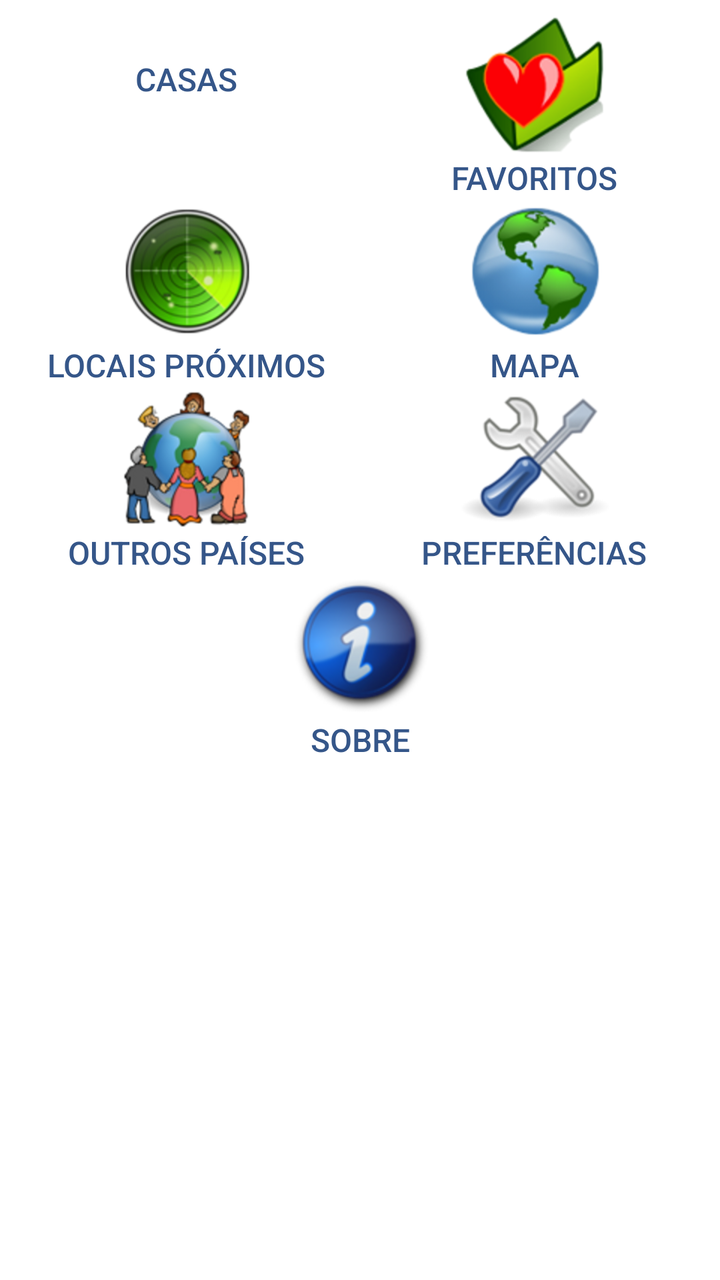
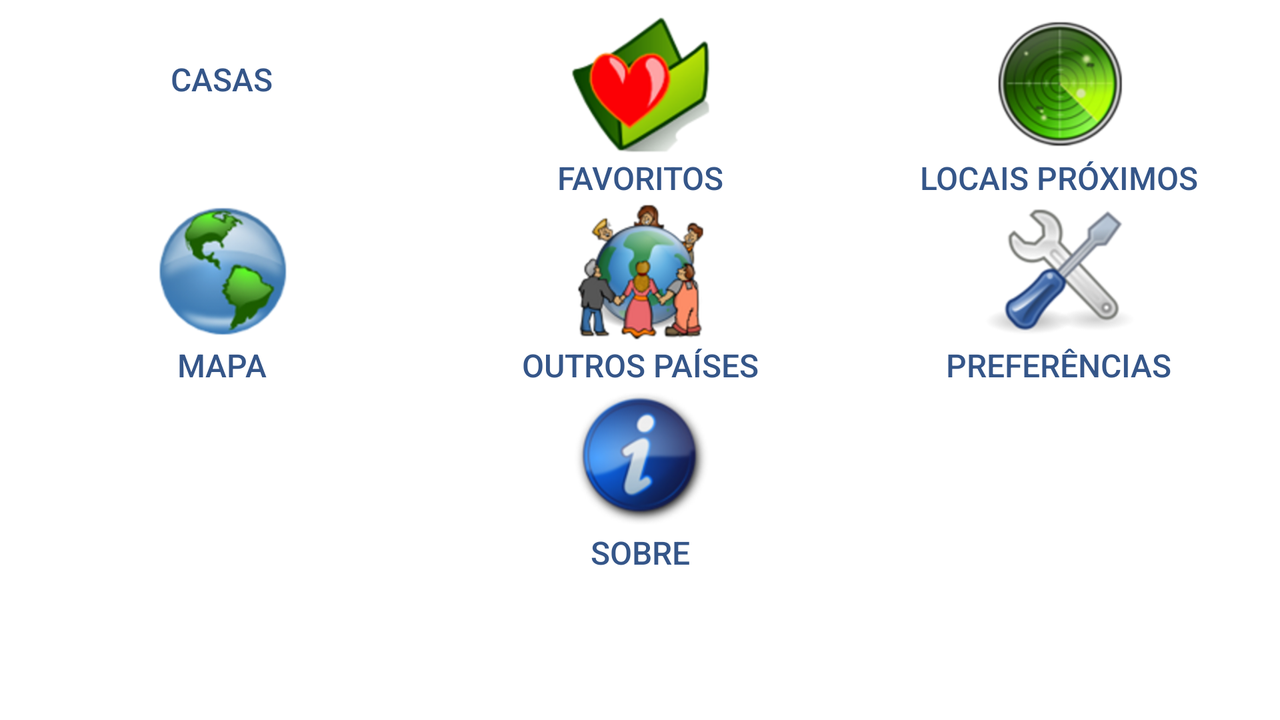

The same Android screen from two of the app's own layout files: first res/layout/ as a phone draws it, then the repository's variant for another configuration, drawn on a device whose configuration selects that folder. Both files follow.
<!-- AndroidManifest.xml: application theme Theme.AppCompat.Light -->
<!-- res/layout/fragment_home.xml -->
<?xml version="1.0" encoding="UTF-8"?>
<RelativeLayout xmlns:android="http://schemas.android.com/apk/res/android"
    android:id="@+id/db1_root"
    android:layout_width="fill_parent"
    android:layout_height="fill_parent"
    android:background="#ffffffff"
    android:orientation="vertical" >

    <LinearLayout
        android:id="@+id/adMob"
        android:layout_width="fill_parent"
        android:layout_height="wrap_content"
        android:layout_alignParentBottom="true"
        android:gravity="center_horizontal"
        android:orientation="vertical" 
        android:background="@color/adbackground"/>

    <ScrollView
        android:layout_width="fill_parent"
        android:layout_height="wrap_content"
        android:layout_above="@id/adMob"
        android:layout_alignParentTop="true" >

        <LinearLayout
            android:layout_width="fill_parent"
            android:layout_height="wrap_content"
            android:layout_weight="1"
            android:orientation="vertical"
            android:padding="6dip" >

            <LinearLayout
                android:layout_width="fill_parent"
                android:layout_height="wrap_content"
                android:layout_weight="1"
                android:orientation="horizontal" >

                <Button
                    android:id="@+id/home_btn_lista_item"
                    style="@style/HomeButton"
                    android:drawableTop="@drawable/home_button1"
                    android:onClick="onClickFeature"
                    android:text="@string/title_lista_item" />

                <Button
                    android:id="@+id/home_btn_favoritos"
                    style="@style/HomeButton"
                    android:drawableTop="@drawable/home_button2"
                    android:onClick="onClickFeature"
                    android:text="@string/title_itens_favoritos" />
            </LinearLayout>

            <LinearLayout
                android:layout_width="fill_parent"
                android:layout_height="wrap_content"
                android:layout_weight="1"
                android:orientation="horizontal" >

                <Button
                    android:id="@+id/home_btn_items_proximos"
                    style="@style/HomeButton"
                    android:drawableTop="@drawable/home_button3"
                    android:onClick="onClickFeature"
                    android:text="@string/title_itens_proximos" />

                <Button
                    android:id="@+id/home_btn_mapa_proximos"
                    style="@style/HomeButton"
                    android:drawableTop="@drawable/home_button4"
                    android:onClick="onClickFeature"
                    android:text="@string/title_mapa_proximos" />
            </LinearLayout>

            <LinearLayout
                android:layout_width="fill_parent"
                android:layout_height="wrap_content"
                android:layout_weight="1"
                android:orientation="horizontal" >

                <Button
                    android:id="@+id/home_btn_country"
                    style="@style/HomeButton"
                    android:drawableTop="@drawable/home_button7"
                    android:onClick="onClickFeature"
                    android:text="@string/title_country" />

                <Button
                    android:id="@+id/home_btn_preferences"
                    style="@style/HomeButton"
                    android:drawableTop="@drawable/home_button5"
                    android:onClick="onClickFeature"
                    android:text="@string/title_preferences" />
            </LinearLayout>

            <LinearLayout
                android:layout_width="fill_parent"
                android:layout_height="wrap_content"
                android:layout_weight="1"
                android:orientation="horizontal" >

                <Button
                    android:id="@+id/home_btn_about"
                    style="@style/HomeButton"
                    android:drawableTop="@drawable/home_button6"
                    android:onClick="onClickFeature"
                    android:text="@string/title_about" />
                
            </LinearLayout>
        </LinearLayout>
    </ScrollView>

</RelativeLayout>
<!-- resources referenced by this layout -->
<resources>
  <color name="adbackground">#BDBBBB</color>
  <!-- drawable home_button2 (drawable) -->
  <?xml version="1.0" encoding="utf-8"?>
  <selector xmlns:android="http://schemas.android.com/apk/res/android">
      <item android:state_focused="true" android:state_pressed="true" android:drawable="@drawable/stack_pressed"/>
      <item android:state_focused="false" android:state_pressed="true" android:drawable="@drawable/stack_pressed"/>
      <item android:state_focused="true" android:drawable="@drawable/stack_selected"/>
      <item android:state_focused="false" android:state_pressed="false" android:drawable="@drawable/stack_default"/>
  </selector>
  <!-- drawable home_button3 (drawable) -->
  <?xml version="1.0" encoding="utf-8"?>
  <selector xmlns:android="http://schemas.android.com/apk/res/android">
      <item android:state_focused="true" android:state_pressed="true" android:drawable="@drawable/venn_2_pressed"/>
      <item android:state_focused="false" android:state_pressed="true" android:drawable="@drawable/venn_2_pressed"/>
      <item android:state_focused="true" android:drawable="@drawable/venn_2_selected"/>
      <item android:state_focused="false" android:state_pressed="false" android:drawable="@drawable/venn_2_default"/>
  </selector>
  <!-- drawable home_button4 (drawable) -->
  <?xml version="1.0" encoding="utf-8"?>
  <selector xmlns:android="http://schemas.android.com/apk/res/android">
      <item android:state_focused="true" android:state_pressed="true" android:drawable="@drawable/rel_map_pressed"/>
      <item android:state_focused="false" android:state_pressed="true" android:drawable="@drawable/rel_map_pressed"/>
      <item android:state_focused="true" android:drawable="@drawable/rel_map_selected"/>
      <item android:state_focused="false" android:state_pressed="false" android:drawable="@drawable/rel_map_default"/>
  </selector>
  <!-- drawable home_button5 (drawable) -->
  <?xml version="1.0" encoding="utf-8"?>
  <selector xmlns:android="http://schemas.android.com/apk/res/android">
      <item android:state_focused="true" android:state_pressed="true" android:drawable="@drawable/stars_pressed"/>
      <item android:state_focused="false" android:state_pressed="true" android:drawable="@drawable/stars_pressed"/>
      <item android:state_focused="true" android:drawable="@drawable/stars_selected"/>
      <item android:state_focused="false" android:state_pressed="false" android:drawable="@drawable/stars_default"/>
  </selector>
  <string name="title_about">Sobre</string>
  <string name="title_country">Outros Países</string>
  <string name="title_itens_favoritos">Favoritos</string>
  <string name="title_itens_proximos">Locais Próximos</string>
  <string name="title_lista_item">Casas</string>
  <string name="title_mapa_proximos">Mapa</string>
  <string name="title_preferences">Preferências</string>
  <style name="HomeButton">
          <item name="android:layout_gravity">center_vertical</item>
          <item name="android:layout_width">fill_parent</item>
          <item name="android:layout_height">wrap_content</item>
          <item name="android:layout_weight">1</item>
          <item name="android:gravity">center_horizontal</item>
          <item name="android:textSize">@dimen/text_size_medium</item>
          <item name="android:textStyle">normal</item>
          <item name="android:textColor">@color/foreground1</item>
          <item name="android:background">@null</item>
      </style>
  <dimen name="text_size_medium">16sp</dimen>
  <color name="foreground1">#ff355689</color>
</resources>
<!-- res/layout-land/fragment_home.xml (the repository's variant of the layout above) -->
<!-- drawn on the phone turned sideways -->
<?xml version="1.0" encoding="utf-8"?>
<RelativeLayout xmlns:android="http://schemas.android.com/apk/res/android"
    android:id="@+id/db1_root"
    android:orientation="vertical"
    android:layout_width="fill_parent"
    android:layout_height="fill_parent"
    android:background="#ffffffff" >

   <LinearLayout
      	android:orientation="vertical"
        android:id="@+id/adMob"
        android:layout_width="fill_parent"
        android:layout_height="wrap_content"
        android:gravity="center_horizontal"
        android:layout_alignParentBottom="true" />

    <ScrollView
        android:layout_width="fill_parent"
        android:layout_height="wrap_content" 
    	android:layout_above="@id/adMob"
    	android:layout_alignParentTop="true">

        <LinearLayout
            android:layout_width="fill_parent"
            android:layout_height="wrap_content"
            android:layout_weight="1"
            android:orientation="vertical"
            android:padding="6dip" >

            <LinearLayout
                android:layout_width="fill_parent"
                android:layout_height="wrap_content"
                android:layout_weight="1"
                android:orientation="horizontal" >

                <Button
                    android:id="@+id/home_btn_lista_item"
                    style="@style/HomeButton"
                    android:drawableTop="@drawable/home_button1"
                    android:onClick="onClickFeature"
                    android:text="@string/title_lista_item" />

                <Button
                    android:id="@+id/home_btn_favoritos"
                    style="@style/HomeButton"
                    android:drawableTop="@drawable/home_button2"
                    android:onClick="onClickFeature"
                    android:text="@string/title_itens_favoritos" />

                <Button
                    android:id="@+id/home_btn_items_proximos"
                    style="@style/HomeButton"
                    android:drawableTop="@drawable/home_button3"
                    android:onClick="onClickFeature"
                    android:text="@string/title_itens_proximos" />
            </LinearLayout>

            <LinearLayout
                android:layout_width="fill_parent"
                android:layout_height="wrap_content"
                android:layout_weight="1"
                android:orientation="horizontal" >

                <Button
                    android:id="@+id/home_btn_mapa_proximos"
                    style="@style/HomeButton"
                    android:drawableTop="@drawable/home_button4"
                    android:onClick="onClickFeature"
                    android:text="@string/title_mapa_proximos" />

                <Button
                    android:id="@+id/home_btn_country"
                    style="@style/HomeButton"
                    android:drawableTop="@drawable/home_button7"
                    android:onClick="onClickFeature"
                    android:text="@string/title_country" />

                <Button
                    android:id="@+id/home_btn_preferences"
                    style="@style/HomeButton"
                    android:drawableTop="@drawable/home_button5"
                    android:onClick="onClickFeature"
                    android:text="@string/title_preferences" />
            </LinearLayout>

            <LinearLayout
                android:layout_width="fill_parent"
                android:layout_height="wrap_content"
                android:layout_weight="1"
                android:orientation="horizontal" >

                <Button
                    android:id="@+id/home_btn_about"
                    style="@style/HomeButton"
                    android:drawableTop="@drawable/home_button6"
                    android:onClick="onClickFeature"
                    android:text="@string/title_about" />
            </LinearLayout>
        </LinearLayout>
    </ScrollView>

</RelativeLayout>
<!-- resources referenced by the variant -->
<!-- as the phone turned sideways resolves them -->
<resources>
  <!-- drawable home_button2 (drawable) -->
  <?xml version="1.0" encoding="utf-8"?>
  <selector xmlns:android="http://schemas.android.com/apk/res/android">
      <item android:state_focused="true" android:state_pressed="true" android:drawable="@drawable/stack_pressed"/>
      <item android:state_focused="false" android:state_pressed="true" android:drawable="@drawable/stack_pressed"/>
      <item android:state_focused="true" android:drawable="@drawable/stack_selected"/>
      <item android:state_focused="false" android:state_pressed="false" android:drawable="@drawable/stack_default"/>
  </selector>
  <!-- drawable home_button3 (drawable) -->
  <?xml version="1.0" encoding="utf-8"?>
  <selector xmlns:android="http://schemas.android.com/apk/res/android">
      <item android:state_focused="true" android:state_pressed="true" android:drawable="@drawable/venn_2_pressed"/>
      <item android:state_focused="false" android:state_pressed="true" android:drawable="@drawable/venn_2_pressed"/>
      <item android:state_focused="true" android:drawable="@drawable/venn_2_selected"/>
      <item android:state_focused="false" android:state_pressed="false" android:drawable="@drawable/venn_2_default"/>
  </selector>
  <!-- drawable home_button4 (drawable) -->
  <?xml version="1.0" encoding="utf-8"?>
  <selector xmlns:android="http://schemas.android.com/apk/res/android">
      <item android:state_focused="true" android:state_pressed="true" android:drawable="@drawable/rel_map_pressed"/>
      <item android:state_focused="false" android:state_pressed="true" android:drawable="@drawable/rel_map_pressed"/>
      <item android:state_focused="true" android:drawable="@drawable/rel_map_selected"/>
      <item android:state_focused="false" android:state_pressed="false" android:drawable="@drawable/rel_map_default"/>
  </selector>
  <!-- drawable home_button5 (drawable) -->
  <?xml version="1.0" encoding="utf-8"?>
  <selector xmlns:android="http://schemas.android.com/apk/res/android">
      <item android:state_focused="true" android:state_pressed="true" android:drawable="@drawable/stars_pressed"/>
      <item android:state_focused="false" android:state_pressed="true" android:drawable="@drawable/stars_pressed"/>
      <item android:state_focused="true" android:drawable="@drawable/stars_selected"/>
      <item android:state_focused="false" android:state_pressed="false" android:drawable="@drawable/stars_default"/>
  </selector>
  <string name="title_about">Sobre</string>
  <string name="title_country">Outros Países</string>
  <string name="title_itens_favoritos">Favoritos</string>
  <string name="title_itens_proximos">Locais Próximos</string>
  <string name="title_lista_item">Casas</string>
  <string name="title_mapa_proximos">Mapa</string>
  <string name="title_preferences">Preferências</string>
  <style name="HomeButton">
          <item name="android:layout_gravity">center_vertical</item>
          <item name="android:layout_width">fill_parent</item>
          <item name="android:layout_height">wrap_content</item>
          <item name="android:layout_weight">1</item>
          <item name="android:gravity">center_horizontal</item>
          <item name="android:textSize">@dimen/text_size_medium</item>
          <item name="android:textStyle">normal</item>
          <item name="android:textColor">@color/foreground1</item>
          <item name="android:background">@null</item>
      </style>
  <dimen name="text_size_medium">16sp</dimen>
  <color name="foreground1">#ff355689</color>
</resources>
